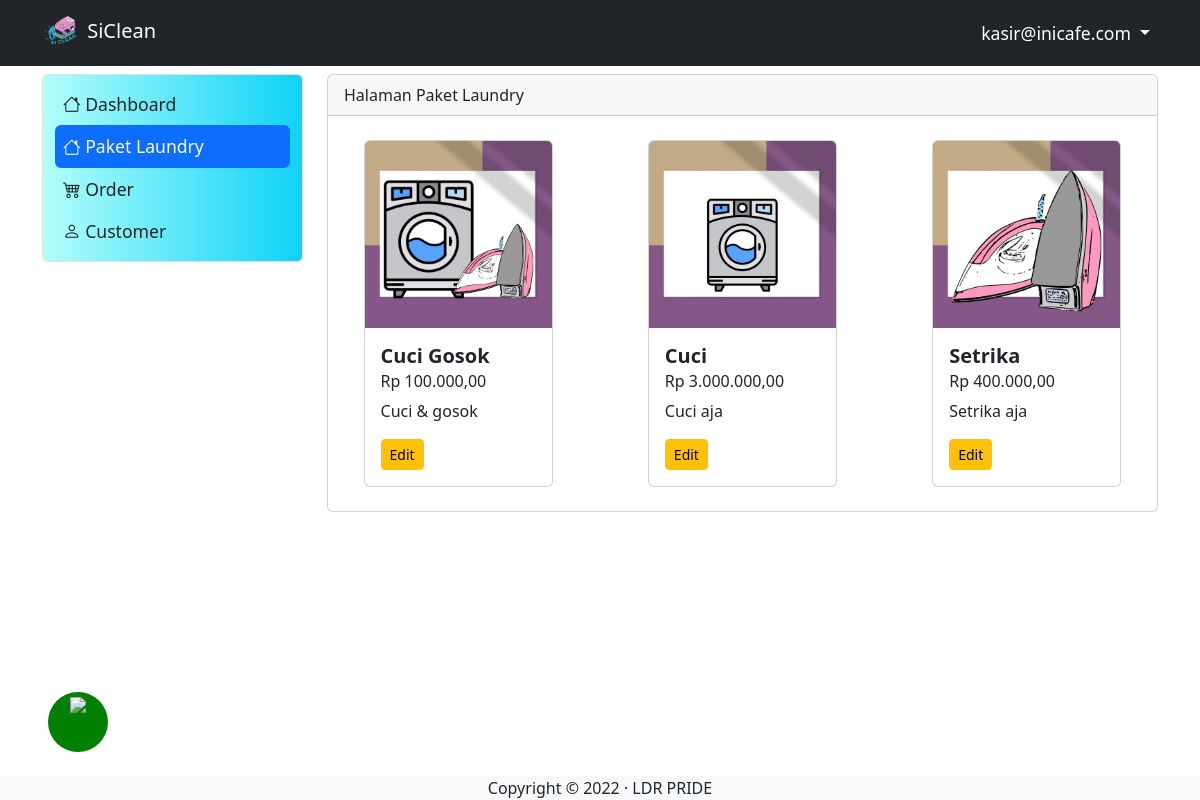
Page /menu (signed in) on the committed database.
### tables this page shows
CREATE TABLE `tb_user` (
  `id_user` int(11) NOT NULL,
  `username` varchar(200) DEFAULT NULL,
  `password` varchar(200) DEFAULT NULL,
  `level` int(1) DEFAULT NULL,
  `nama` varchar(200) DEFAULT NULL,
  `nohp` varchar(15) DEFAULT NULL,
  `alamat` varchar(300) DEFAULT NULL
);

CREATE TABLE `tb_daftar_paket` (
  `id_paket` int(11) NOT NULL,
  `foto` varchar(200) DEFAULT NULL,
  `nama_paket` varchar(200) DEFAULT NULL,
  `keterangan` varchar(200) DEFAULT NULL,
  `harga` varchar(15) DEFAULT NULL
);

### menu.php (the view, shortened to what this page needs)
<?php
include "proses/connect.php";
$query = mysqli_query($conn, "SELECT * FROM tb_daftar_paket");
while ($record = mysqli_fetch_array($query)) {
    $result[] = $record;
}
?>
<div class="col-lg-9 mt-2">
    <?php
            if (empty($result)) {
                echo "Data Menu Makanan atau Minuman tidak ada";
            } else {
            ?>
    <div class="card">
        <div class="card-header">
            Halaman Paket Laundry
        </div>
        <div class="row d-flex justify-content-around py-4">
            <?php
            function rupiah($angka){
                $hasil_rupiah = "Rp " . number_format($angka,2,',','.');
                return $hasil_rupiah;
            }
                foreach ($result as $row) {
             ?>
            <div class="col-3">
                <div class="card-group">
                    <div class="card">
                        <img src="assets/img/<?php echo $row['foto'] ?>" class="card-img-top" alt="...">
                        <div class="card-body">
                            <h5 class="card-title"><b><?php echo $row['nama_paket'] ?></b></h5>
                            <h6 class="card-subtitle mb-2"><?php echo rupiah(intval($row['harga'])) ?></h6>
                            <p class="card-text"><?php echo $row['keterangan'] ?></p>
                            <button class="btn btn-warning btn-sm" data-bs-toggle="modal"
                                data-bs-target="#ModalEdit<?php echo $row['id_paket'] ?>">Edit</button>
                        </div>
                    </div>
                </div>
            </div>
            <?php
            }
            ?>
        </div>
    </div>
    <?php
            }
            ?>
</div>

### header.php (shortened to what this page needs)
<nav class="navbar navbar-expand navbar-dark bg-dark sticky-top">
    <div class="container-lg">
        <a class="navbar-brand" href="."> <img src="assets/LOGO.png" width="40px"> SiClean</a>
        <div class="collapse navbar-collapse justify-content-end" id="navbarNavDropdown">
            <ul class="navbar-nav">
                <li class="nav-item dropdown">
                    <a class="nav-link dropdown-toggle" href="#" role="button" data-bs-toggle="dropdown"
                        aria-expanded="false">
                        <?php echo $hasil['username']; ?>
                    </a>
                </li>
            </ul>
        </div>
    </div>
</nav>

### sidebar.php (style rules this page uses)
.navbar .navbar-nav .nav-link { color: #fff; font-size: 1.1em; }
.navbar .navbar-nav>li>a { color: #FFF; }

### rows in the picture
tb_user: username "kasir@inicafe.com"
tb_daftar_paket: foto (picture), nama_paket "Cuci Gosok", harga "Rp 100.000,00", keterangan "Cuci & gosok"
tb_daftar_paket: foto (picture), nama_paket "Cuci", harga "Rp 3.000.000,00", keterangan "Cuci aja"
tb_daftar_paket: foto (picture), nama_paket "Setrika", harga "Rp 400.000,00", keterangan "Setrika aja"
